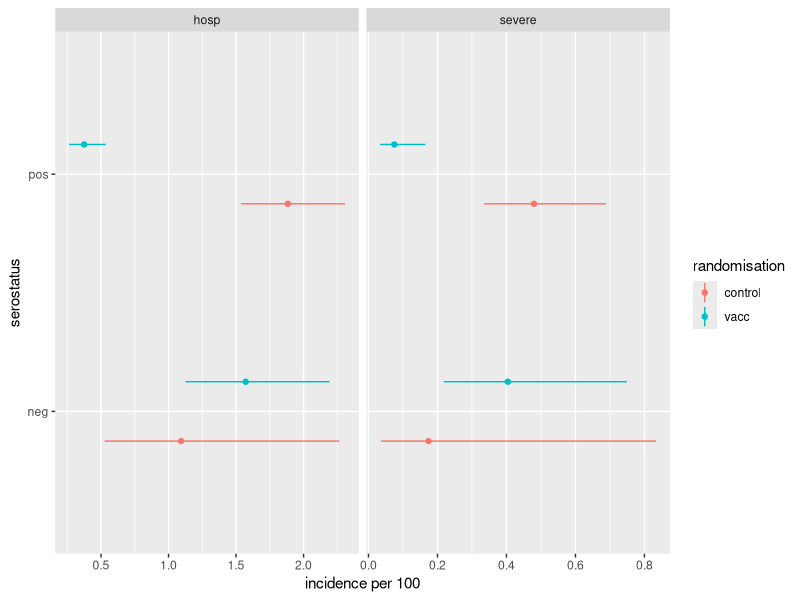
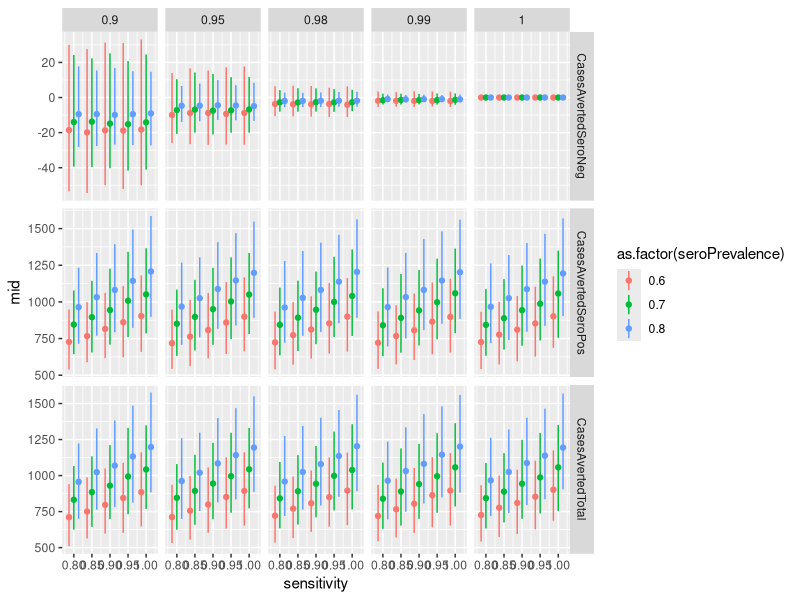

Generate these figures, in order, with R:

# Investigating Dengue RDT sensitivity and specificty requirements
# written by Stefan Flasche using R version 3.4.4

# load packages
require(tidyverse)

# data: cumulative incidence over 5yrs observed in the trial and its stratification into 
#       seropositive and seronegative using PRNT50 with multiple imputation (in per 100). 
df <- tibble(no=1:8,
             randomisation = c("vacc","vacc","control","control","vacc","vacc","control","control"),
             serostatus = c("pos","neg","pos","neg","pos","neg","pos","neg"),
             outcome = c(rep("hosp",4),rep("severe",4)),
             incidence.ph.mid = c(.375,1.571,1.883,1.093,0.075,0.404,0.48,0.174),
             incidence.ph.lo = c(.263,1.125,1.536,.526,0.034,0.218,0.335,0.036),
             incidence.ph.hi = c(.535,2.193,2.307,2.265,0.165,0.749,0.688,0.834))

# plot data
df %>% ggplot(aes(x= serostatus, y = incidence.ph.mid, ymin = incidence.ph.lo, ymax = incidence.ph.hi,color=randomisation)) +
  geom_linerange(position=position_dodge(width = 0.5)) +
  geom_point(position=position_dodge(width = 0.5)) +
  facet_grid(.~outcome, scales = "free") +
  coord_flip() + ylab("incidence per 100")

# sample from lognormal distribution in which the 50%, 2.5% and 97.5% quanitles fit the observed mean, CI.lo and CI.hi respectively
LnfitSample <- function(input= c(mean=1, lo=.5, hi=2), N=1000){
  mean = input[1] %>% as.numeric()
  lo = input[2] %>% as.numeric()
  hi = input[3] %>% as.numeric()
  rlnorm(N, meanlog = log(mean), sdlog = (log(mean/lo) +  log(hi/mean))/2/1.92) %>%
    return()
}

# calculate population impact of test and vaccinate strategy
## need to include resampling of incidence 
CasesAverted <- function(seroPrevalence = .7, sensitivity = 1, specificity = 0, 
                         cohortSize=100000, df.tmp = df, outcome = "hosp"){
  df.tmp = df.tmp %>% filter(outcome == "hosp")
  Inc.SeroPos.Vacc <- df.tmp %>% filter(randomisation=="vacc" & serostatus =="pos") %>% 
    select(incidence.ph.mid:incidence.ph.hi) %>% LnfitSample()
  Inc.SeroPos.Cont <- df.tmp %>% filter(randomisation=="control" & serostatus =="pos") %>% 
    select(incidence.ph.mid:incidence.ph.hi) %>% LnfitSample()
  Inc.SeroNeg.Vacc <- df.tmp %>% filter(randomisation=="vacc" & serostatus =="neg") %>% 
    select(incidence.ph.mid:incidence.ph.hi) %>% LnfitSample()
  Inc.SeroNeg.Cont <- df.tmp %>% filter(randomisation=="control" & serostatus =="neg") %>% 
    select(incidence.ph.mid:incidence.ph.hi) %>% LnfitSample()
  
  CasesAvertedSeroPos = cohortSize * seroPrevalence * sensitivity * (Inc.SeroPos.Cont - Inc.SeroPos.Vacc) / 100
  CasesAvertedSeroNeg = cohortSize * (1-seroPrevalence) * (1 - specificity) * (Inc.SeroNeg.Cont - Inc.SeroNeg.Vacc) /100
  
  df_res <- tibble(seroPrevalence = seroPrevalence, sensitivity = sensitivity,
                   specificity = specificity, outcome = outcome, 
                   CasesAvertedSeroPos.mid = median(CasesAvertedSeroPos), 
                   CasesAvertedSeroPos.lo = quantile(CasesAvertedSeroPos,.025), 
                   CasesAvertedSeroPos.hi = quantile(CasesAvertedSeroPos,.975),
                   CasesAvertedSeroNeg.mid = median(CasesAvertedSeroNeg), 
                   CasesAvertedSeroNeg.lo = quantile(CasesAvertedSeroNeg,.025), 
                   CasesAvertedSeroNeg.hi = quantile(CasesAvertedSeroNeg,.975), 
                   CasesAvertedTotal.mid =  median(CasesAvertedSeroPos + CasesAvertedSeroNeg), 
                   CasesAvertedTotal.lo = quantile(CasesAvertedSeroPos + CasesAvertedSeroNeg, .025),
                   CasesAvertedTotal.hi = quantile(CasesAvertedSeroPos + CasesAvertedSeroNeg, .975))
  return(df_res)
}

# plot impact of test and vaccinate strategy
df.plt = NULL
for(seroPrevalence in c(.6,.7,.8)){
  for(specificity in c(.9,.95,.98,.99,1)){
    for(sensitivity in seq(.8,1,by=.05)){
      df.plt <- df.plt %>% 
        rbind(CasesAverted(seroPrevalence = seroPrevalence, sensitivity = sensitivity, specificity = specificity))
    }
  }
}

df.plt <- df.plt %>%
  gather(key,value, -seroPrevalence, -sensitivity, -specificity, -outcome) %>%
  extract(key, c("outcome","conf"),"(.*)\\.(.*)") %>%
  spread(conf, value)
  
df.plt %>% ggplot(aes(x=sensitivity, y = mid, ymin=lo, ymax= hi, color = as.factor(seroPrevalence))) +
  geom_linerange(position = position_dodge(width = 0.04)) +
  geom_point(position = position_dodge(width = 0.04)) +
  facet_grid(outcome ~ specificity, scales = "free") 

  
# calculate sensitivity needed to avoid chosing to vaccinate test negative
SensitvityNeeded <- function(){
  
}

# calculate test sens and spec given specified risk threshold and serprevalence range

